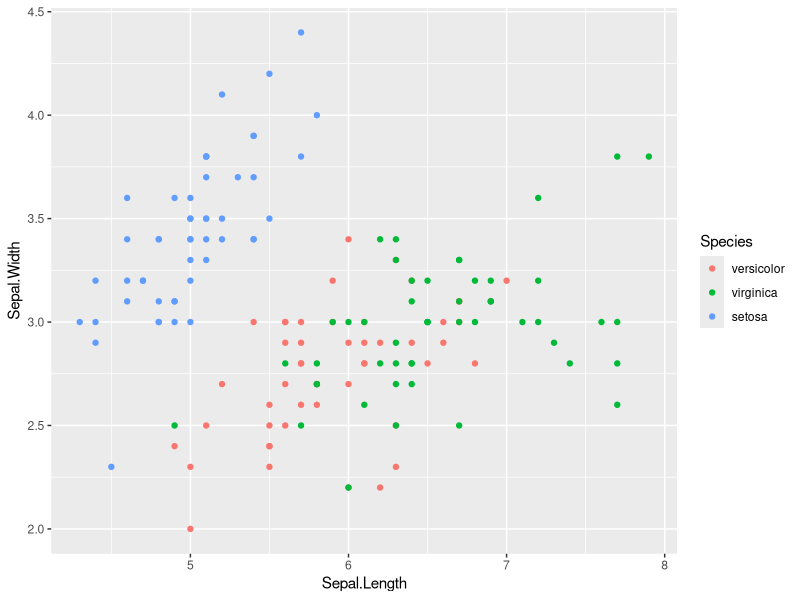
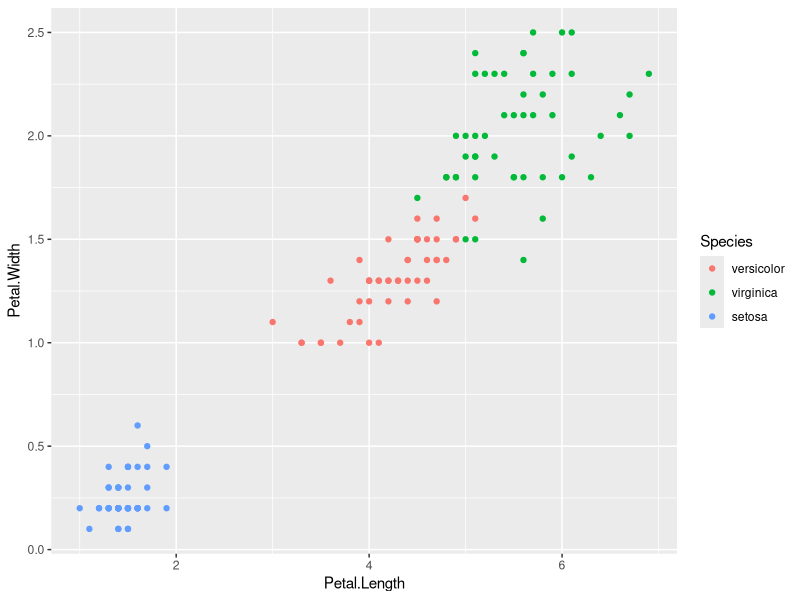
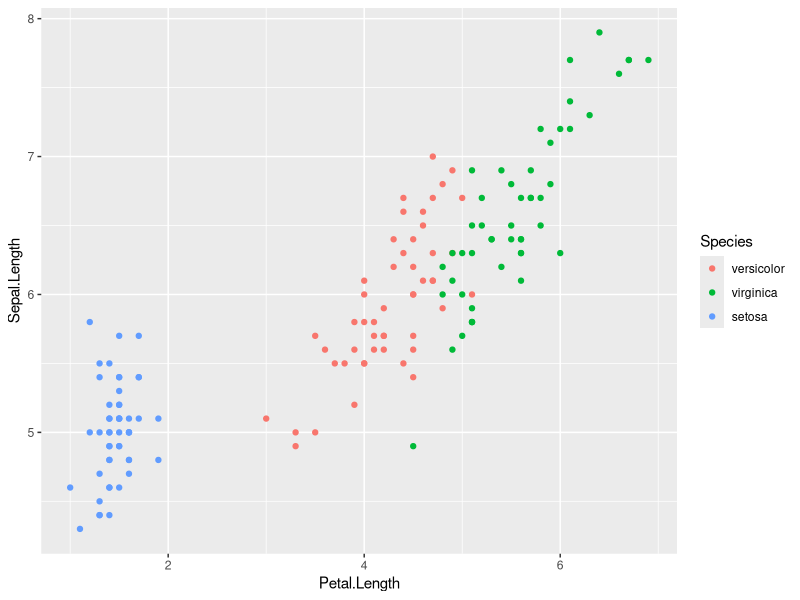
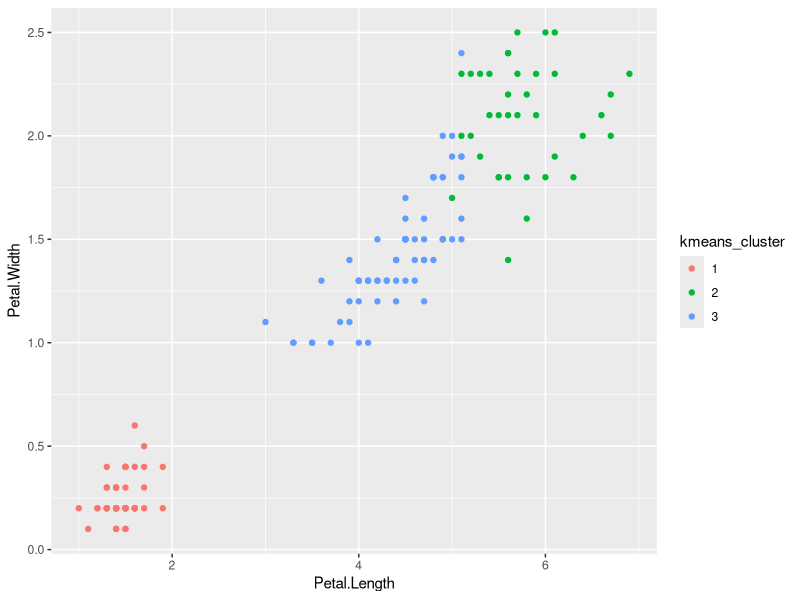
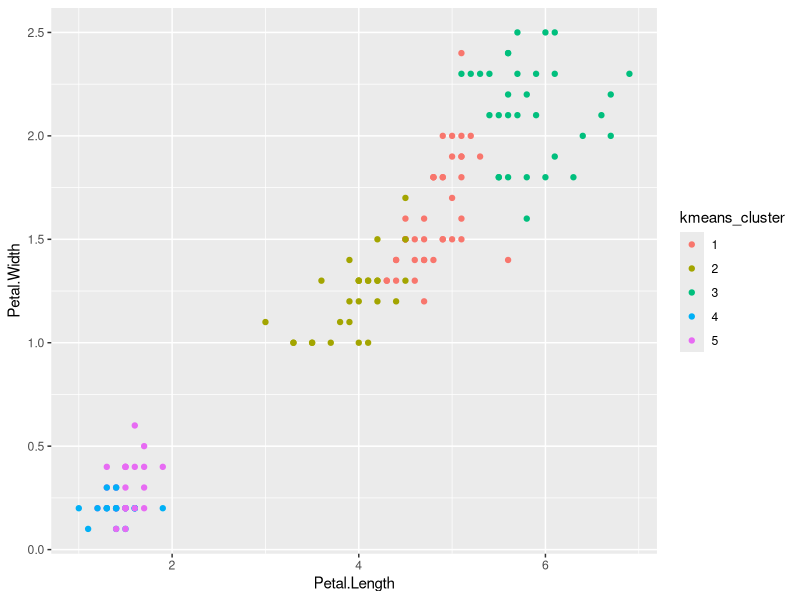

These figures' R source, in order:
## ---- chunk 1
# load libraries
library(data.table)
library(datasets) # library for the iris data
library(ggplot2)

main_dir <- "/Users/bertozzivill/repos/infx572_winter17/module_10/part_1/"

# load data
data(iris)
iris <- data.table(iris)
iris[, Species:= factor(Species, levels=c("versicolor", "virginica", "setosa"))]

# view data
head(iris)

##  Preliminary Plots
png(paste0(main_dir, "sepal_length_width.png"))
ggplot(iris, aes(x=Sepal.Length, y=Sepal.Width)) +
  geom_point(aes(color=Species))
graphics.off()
## ---- chunk 2
png(paste0(main_dir, "petal_length_width.png"))
ggplot(iris, aes(x=Petal.Length, y=Petal.Width)) +
  geom_point(aes(color=Species))
graphics.off()
## ---- chunk 3
png(paste0(main_dir, "petal_length_sepal_width.png"))
ggplot(iris, aes(x=Petal.Length, y=Sepal.Length)) +
  geom_point(aes(color=Species))
graphics.off()
## ---- chunk 4

# load k-means library
library(stats)

# run k-means on data (note that we *exlude* the Species column)
for_kmeans <- copy(iris)
for_kmeans$Species <- NULL 
kmeans_output <- kmeans(for_kmeans, centers=3) # the 'centers' argument is where we input our K value
## ---- chunk 5
iris[, kmeans_cluster:= factor(kmeans_output$cluster)]

#plot the result
png(paste0(main_dir, "three_cluster_output_kmeans.png"))
ggplot(iris, aes(x=Petal.Length, y=Petal.Width)) +
  geom_point(aes(color=kmeans_cluster))
graphics.off()
## ---- chunk 6
## K-means with K=5

kmeans_output <- kmeans(for_kmeans, centers=5)
iris[, kmeans_cluster:= factor(kmeans_output$cluster)]

#plot the result
png(paste0(main_dir, "five_cluster_output_kmeans.png"))
ggplot(iris, aes(x=Petal.Length, y=Petal.Width)) +
  geom_point(aes(color=kmeans_cluster))
graphics.off()
